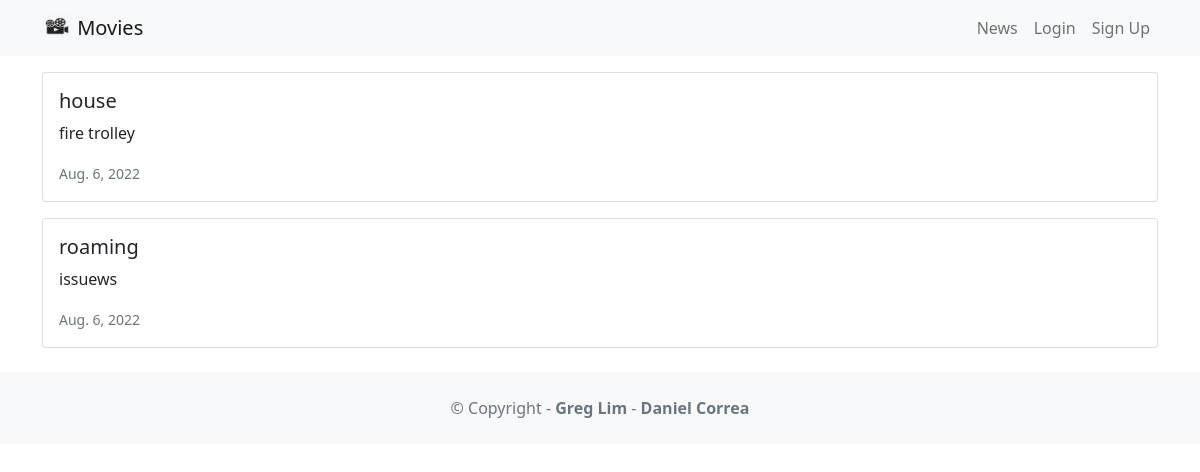
Page /news/ on the committed database.
### news/models.py (models this page shows, shortened)
class News(models.Model):
    headline = models.CharField(max_length=200)
    body = models.TextField()
    date = models.DateField()

### news/views.py (the view)
# urls.py: path('news/', include('news.urls')),
def news(request):
    newss = News.objects.all().order_by('-date')
    return render(request, 'news.html', {'newss':newss})

### news/templates/news.html
{% extends 'base.html' %}
{% block content %}
  {% for news in newss %}
  <div class="card mb-3">
    <div class="row g-0">
      <div>
        <div class="card-body">
          <h5 class="card-title">{{ news.headline }}</h5>
          <p class="card-text">{{ news.body }}</p>
          <p class="card-text"><small class="text-muted">
            {{ news.date }}
          </small></p>
        </div>
      </div>
    </div>
  </div>
  {% endfor %}
{% endblock content %}

### rows in the picture
News: headline "house", body "fire trolley", date "Aug. 6, 2022"
News: headline "roaming", body "issuews", date "Aug. 6, 2022"
